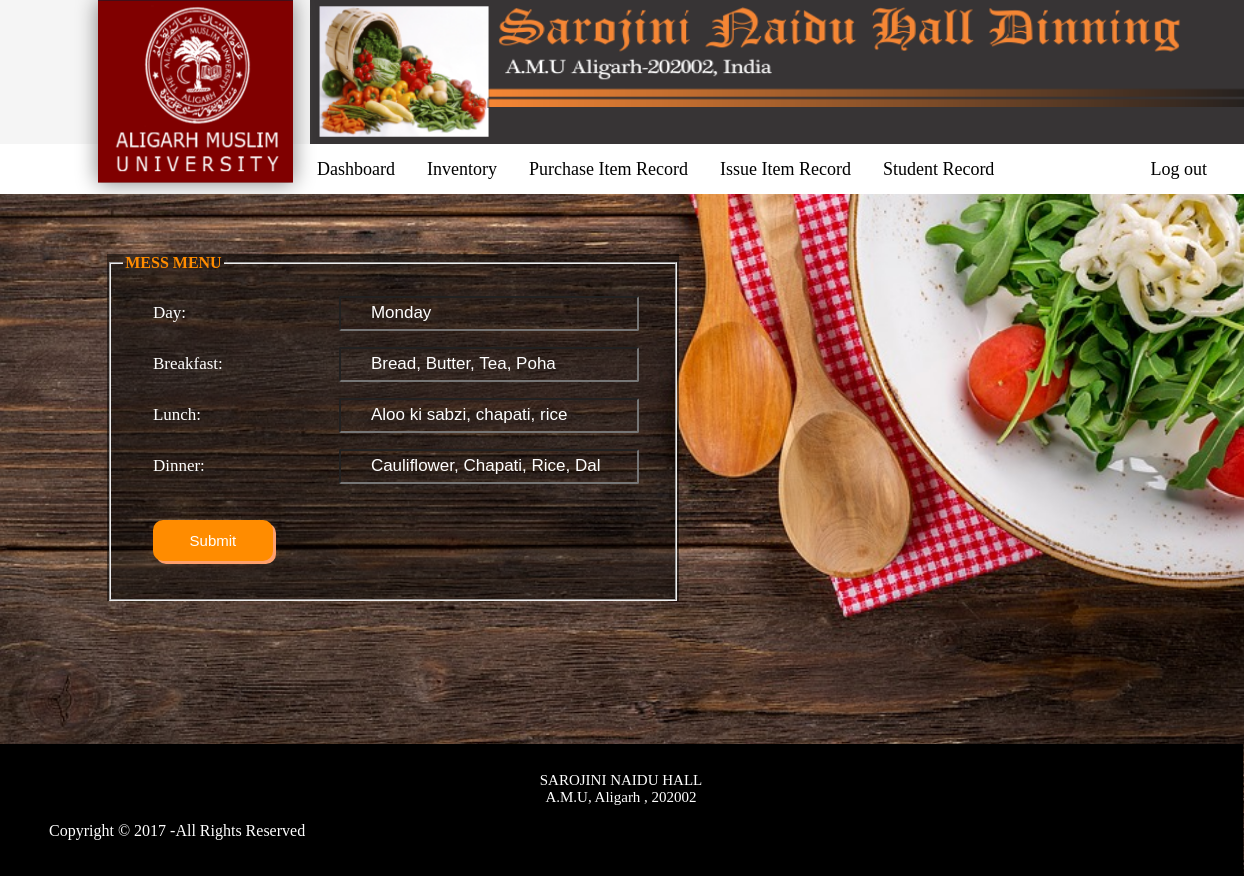
The page /admin/edit.php?id=1 on the database its author committed.
### tables this page shows
CREATE TABLE IF NOT EXISTS `menu` (
  `id` int(11) NOT NULL AUTO_INCREMENT,
  `day` varchar(10) NOT NULL,
  `breakfast` varchar(200) NOT NULL,
  `lunch` varchar(200) NOT NULL,
  `dinner` varchar(200) NOT NULL,
  PRIMARY KEY (`id`)
);

### admin/edit.php (the view, shortened to what this page needs)
<?php
				$host="localhost";
                $user="root";
                $password="arifa";
                $db="hmms";
                $dbconn=mysqli_connect($host,$user,$password,$db);
$id=$_GET['id'];
$sq=mysqli_query($dbconn,("select * from menu where id=".$id));
$r=mysqli_fetch_array($sq);
?>
<html>
	<head>
    <link rel="stylesheet" href="../css/nav.css">
</head>
<body>
 <?php include '../html/header.php'; ?>
<div class="navbar" style="margin-top:-18px; width:100%; position: -webkit-sticky;position: sticky; top: 0px;">
 <ul>
  <a href="#">Dashboard</a>
    <div class="dropdown">
    <button class="dropbtn">Inventory
    </button>
    </div>
     <a href="../admin/purchaserecord.php">Purchase Item Record</a>
     <a href="../admin/issuerecord.php">Issue Item Record</a>
     <a href="../admin/studentrecord.php">Student Record</a>
     <a href="../admin/logout.php" style="float: right; margin-right: 20px;">Log out</a>
    </ul>
  </div>
			<div style="height: 60%; padding: 10px 50px;color:white">
				<center>
					<form name="#" method="post" enctype="multipart/form-data">
                        <fieldset><legend class="legend"><b>MESS MENU</b></legend>
						<table style="color:white;font-size:17px;">
								<tr>
                                    <td>Day:</td>
                                    <td id="std"> <input type="text" name="day" value="<?php echo $r['day'];?>" readonly /></td>
							<tr>
								<td> Breakfast:</td>
								<td id="std"> <input type="text" name="breakfast" placeholder="Breakfast" value="<?php echo $r['breakfast'];?>"></td>
							</tr>
							<tr>
								<td> Lunch:</td>
								<td id="std"> <input type="text" name="lunch" placeholder="Lunch" value="<?php echo $r['lunch'];?>"></td>
							</tr>
							<tr>
								<td> Dinner:</td>
								<td id="std"> <input type="text" name="dinner" placeholder="Dinner" value="<?php echo $r['dinner'];?>"></td>
							</tr>
				             <tr>
                                 <td><button type="submit" name="submit" class="button" style=" margin-left:30%;">Submit</button></td>
                            </tr>
						</table>
						 </fieldset>
					</form>
				</center>
			</div>
		<?php include '../html/footer.php'; ?>
	</body>
</html>

### css/nav.css (style rules this page uses)
body { background-color: whitesmoke; margin: 0px; }
ul { margin-left: 308px; list-style-type: none; padding: 0px; overflow: hidden; }
.navbar { background-color: white; width:100%; position: -webkit-sticky; position: sticky; height: 50px; margin-top: -18px; top: 0px; }
.navbar a { float: left; font-size: 18px; color: black; text-align: center; padding: 14px 16px; text-decoration: none; font-family: serif; font-style: normal; }
.dropdown { float: left; overflow: hidden; }
.dropdown .dropbtn { font-size: 18px; border: none; outline: none; color: black; padding: 14px 16px; background-color: inherit; font-family: serif; font-style: normal; background-color: white; }
button { width: 110%; }

### admin/edit.php (style rules this page uses)
body { background-color: whitesmoke; background-image: url(../img/salad-2068220_960_720.jpg); background-size: cover; }
ul { margin-left: 300px; list-style-type: none; padding: 1px; overflow: hidden; }
button { width: 100%; }
.button { display: inline-block; background-color: darkorange; border: none; color: #FFFFFF; text-align: center; font-size: 15px; padding: 12px 20px; width: 120px; transition: all 0.5s; cursor: pointer; margin: 20px; float: right; border-radius: 10px; box-shadow: 3px 3px #FF9F6B; }
.legend { color:darkorange; }
table { border-collapse: collapse; width: auto; margin-top: 10px; margin-left: 1%; }
th, td { text-align: left; padding: 8px; }
form { width: 50%; margin-left: -40%; background-color: rgb(0,0,0,0.5); margin-top: 50px; }
input[type="text"],[type="number"] { border-radius: 2px; height: 35px; width: 300px; margin-left: 30px; padding-left: 30px; background-color: rgb(0,0,0,0.0); color: white; font-size: 17px; }

### rows shown on the page
menu: day "Monday", breakfast "Bread, Butter, Tea, Poha", lunch "Aloo ki sabzi, chapati, rice", dinner "Cauliflower, Chapati, Rice, Dal"
